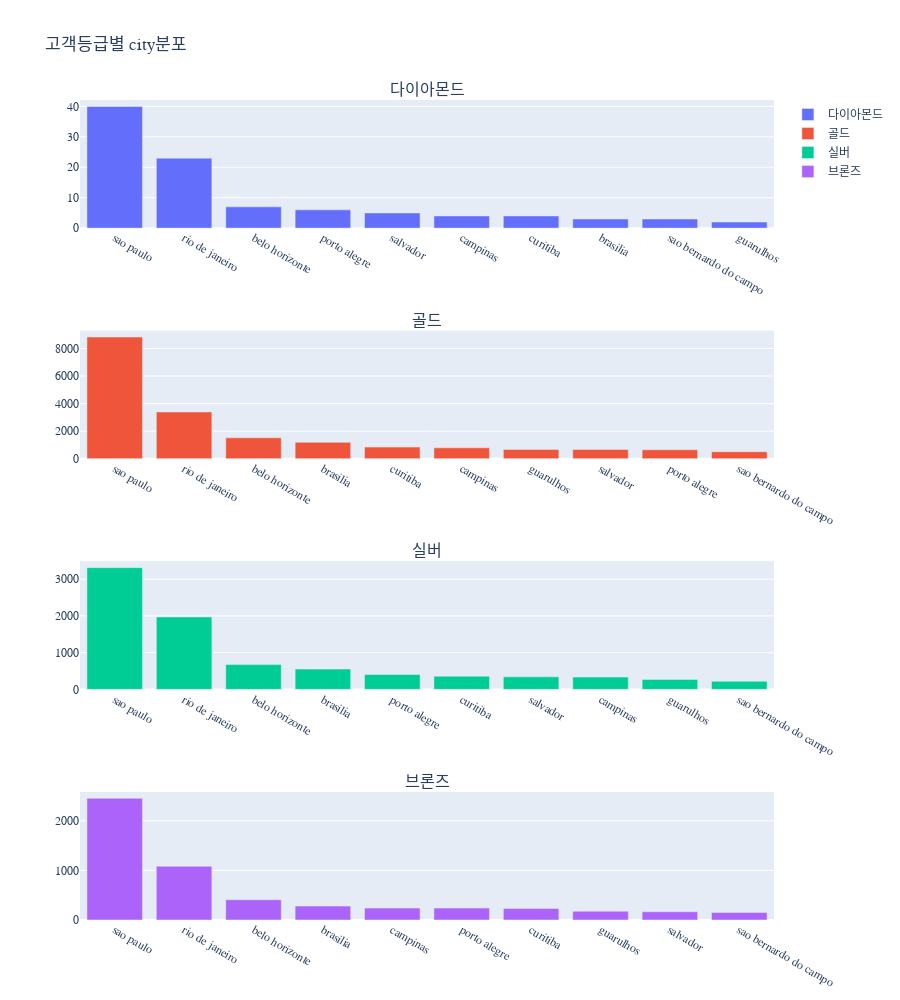

Notebook cell for this chart:
### Code cell
fig = make_subplots(rows=4, cols=1, subplot_titles=("다이아몬드", "골드", "실버", "브론즈"))

# subplot 그리기
for i, grade in enumerate(["다이아몬드", "골드", "실버", "브론즈"]):
    df = groupedtopcity_df[groupedtopcity_df["고객등급"] == grade].sort_values(by=["고객수"], ascending=False)
    fig.add_trace(go.Bar(x=df["customer_city"], y=df["고객수"], name=grade), row=i+1, col=1)

# 그래프 레이아웃 설정
fig.update_layout(title="고객등급별 city분포", height=1000,font=dict(family="Arial"))

# 고객수 기준으로 정렬하기
fig.update_yaxes(categoryorder="total descending")


# 그래프 보여주기
fig.show()

### Figure 1 — Plotly figure (JSON) as saved in the notebook; plotly's stock layout.template omitted (floating-point values rounded to 4 significant figures)
{"data": [{"name": "다이아몬드", "type": "bar", "x": ["sao paulo", "rio de janeiro", "belo horizonte", "porto alegre", "salvador", "campinas", "curitiba", "brasilia", "sao bernardo do campo", "guarulhos"], "xaxis": "x", "y": [40, 23, 7, 6, 5, 4, 4, 3, 3, 2], "yaxis": "y"}, {"name": "골드", "type": "bar", "x": ["sao paulo", "rio de janeiro", "belo horizonte", "brasilia", "curitiba", "campinas", "guarulhos", "salvador", "porto alegre", "sao bernardo do campo"], "xaxis": "x2", "y": [8829, 3395, 1519, 1192, 845, 794, 680, 672, 652, 509], "yaxis": "y2"}, {"name": "실버", "type": "bar", "x": ["sao paulo", "rio de janeiro", "belo horizonte", "brasilia", "porto alegre", "curitiba", "salvador", "campinas", "guarulhos", "sao bernardo do campo"], "xaxis": "x3", "y": [3314, 1971, 675, 552, 403, 359, 341, 334, 270, 221], "yaxis": "y3"}, {"name": "브론즈", "type": "bar", "x": ["sao paulo", "rio de janeiro", "belo horizonte", "brasilia", "campinas", "porto alegre", "curitiba", "guarulhos", "salvador", "sao bernardo do campo"], "xaxis": "x4", "y": [2453, 1083, 408, 280, 240, 240, 232, 177, 166, 150], "yaxis": "y4"}], "layout": {"annotations": [{"font": {"size": 16}, "showarrow": false, "text": "다이아몬드", "x": 0.5, "xanchor": "center", "xref": "paper", "y": 1, "yanchor": "bottom", "yref": "paper"}, {"font": {"size": 16}, "showarrow": false, "text": "골드", "x": 0.5, "xanchor": "center", "xref": "paper", "y": 0.7188, "yanchor": "bottom", "yref": "paper"}, {"font": {"size": 16}, "showarrow": false, "text": "실버", "x": 0.5, "xanchor": "center", "xref": "paper", "y": 0.4375, "yanchor": "bottom", "yref": "paper"}, {"font": {"size": 16}, "showarrow": false, "text": "브론즈", "x": 0.5, "xanchor": "center", "xref": "paper", "y": 0.1562, "yanchor": "bottom", "yref": "paper"}], "font": {"family": "Arial"}, "height": 1000, "title": {"text": "고객등급별 city분포"}, "xaxis": {"anchor": "y", "domain": [0, 1]}, "xaxis2": {"anchor": "y2", "domain": [0, 1]}, "xaxis3": {"anchor": "y3", "domain": [0, 1]}, "xaxis4": {"anchor": "y4", "domain": [0, 1]}, "yaxis": {"anchor": "x", "categoryorder": "total descending", "domain": [0.8438, 1]}, "yaxis2": {"anchor": "x2", "categoryorder": "total descending", "domain": [0.5625, 0.7188]}, "yaxis3": {"anchor": "x3", "categoryorder": "total descending", "domain": [0.2812, 0.4375]}, "yaxis4": {"anchor": "x4", "categoryorder": "total descending", "domain": [0, 0.1562]}}}
